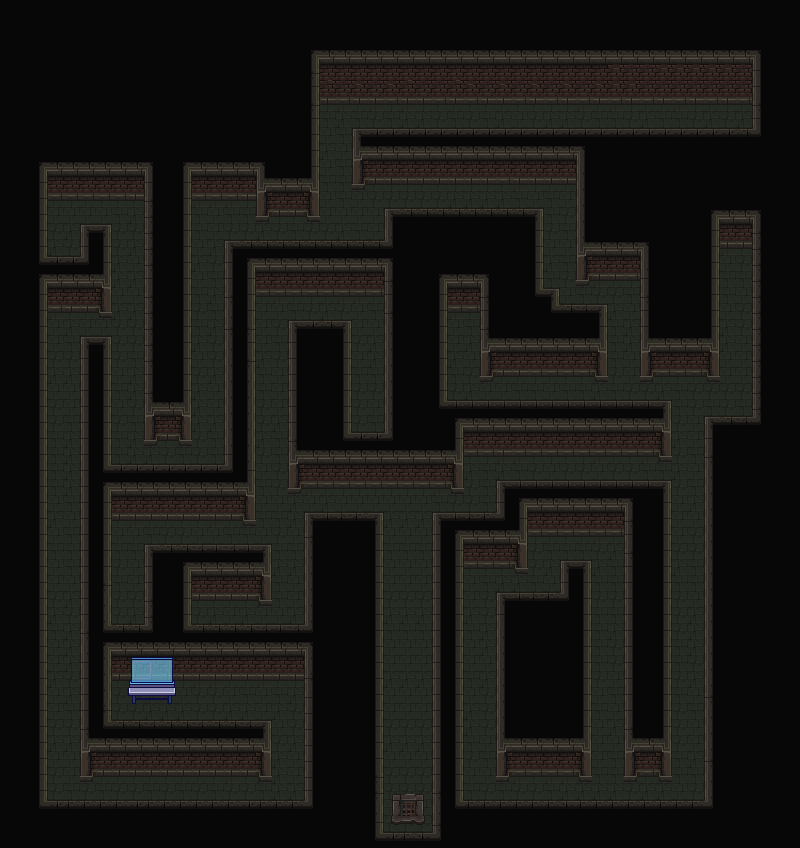

This is a level from a 2D game, rendered from its Tiled map with the project's own tilesets. A one-line summary and the map file follow, with tile-layer data summarised:
An orthogonal 50x53 tile map with 16x16 px tiles, 3 tile layers (Floor, Walls, Roof), 3 tilesets and 44 objects.

<map version="1.10" tiledversion="1.11.2" orientation="orthogonal" renderorder="right-down" width="50" height="53" tilewidth="16" tileheight="16" infinite="0" nextlayerid="8" nextobjectid="59">
 <tileset firstgid="1" source="../tilesets/mainRoom/tileset.tsx" />
 <tileset firstgid="2561" source="../tilesets/mainRoom/decorative.tsx" />
 <tileset firstgid="2817" source="../tilesets/mainRoom/tilesStuff.tsx" />
 <layer id="1" name="Floor" width="50" height="53">
  <data>[2650 cells, 2354 non-empty, 7 distinct tile ids]</data>
 </layer>
 <layer id="2" name="Walls" width="50" height="53">
  <data>[2650 cells, 1728 non-empty, 64 distinct tile ids]</data>
 </layer>
 <objectgroup id="5" name="Collision">
  <object id="1" x="48.5913" y="80.3564" width="716.327" height="12.5821" />
  <object id="8" x="37.7425" y="93.7476" width="4.34891" height="718.303" />
  <object id="12" x="42.5" y="803.188" width="340.932" height="8.8125" />
  <object id="13" x="374.182" y="806.182" width="9.27273" height="36.7273" />
  <object id="14" x="433.545" y="805.455" width="9.27273" height="36.7273" />
  <object id="15" x="378.727" y="832.727" width="59.6364" height="10.3636" />
  <object id="16" x="432.364" y="803" width="329.818" height="7" />
  <object id="17" x="757.977" y="86.773" width="4.38636" height="718.5" />
  <object id="18" x="299.981" y="436.091" width="158.057" height="39.9091" />
  <object id="19" x="231.485" y="264.455" width="18.606" height="243.939" />
  <object id="22" x="310.31" y="516.145" width="67.873" height="295.25" />
  <object id="23" x="103.216" y="467.44" width="146.834" height="40.8333" />
  <object id="24" x="85.9128" y="339.961" width="20.216" height="312.282" />
  <object id="25" x="86.0966" y="626.424" width="19.8807" height="139.697" />
  <object id="26" x="86.1272" y="627.211" width="290.267" height="41.9867" />
  <object id="28" x="714.985" y="174.531" width="39.6364" height="62.3201" />
  <object id="29" x="390.076" y="211.878" width="52" height="259.364" />
  <object id="31" x="37.6515" y="95.288" width="276.591" height="93.7727" />
  <object id="32" x="231.219" y="244.287" width="155.962" height="40.6238" />
  <object id="33" x="358.167" y="132.526" width="395.622" height="40.7424" />
  <object id="34" x="385.273" y="211.803" width="153.318" height="88.909" />
  <object id="35" x="149.985" y="164.455" width="35.9242" height="267.273" />
  <object id="37" x="709.904" y="419.243" width="50.4753" height="388.515" />
  <object id="38" x="629.932" y="488.258" width="36.0507" height="276.345" />
  <object id="39" x="501.914" y="595.133" width="83.7548" height="169.692" />
  <object id="40" x="646.091" y="137.591" width="67.8186" height="227.151" />
  <object id="41" x="86.108" y="228.216" width="19.9224" height="72.5417" />
  <object id="42" x="437.958" y="521.716" width="20.1705" height="281.788" />
  <object id="43" x="150.134" y="547.909" width="116.485" height="46.3038" />
  <object id="44" x="262.091" y="165.424" width="52.0909" height="39.6153" />
  <object id="45" x="438.076" y="515.064" width="83.9031" height="41.8149" />
  <object id="46" x="432.424" y="404.485" width="233.635" height="39.9394" />
  <object id="47" x="486.031" y="307.004" width="116" height="57.7233" />
  <object id="50" x="81.7576" y="723.079" width="184.72" height="41.811" />
  <object id="51" x="581.909" y="136.621" width="69.2425" height="131.758" />
  <object id="52" x="293.846" y="324.159" width="52.1193" height="151.887" />
  <object id="53" x="150.073" y="552.621" width="36.1826" height="77.0076" />
  <object id="54" x="37.2575" y="257.667" width="63.9849" height="43.2292" />
  <object id="55" x="486.17" y="291.956" width="67.7272" height="15.5474" />
  <object id="56" x="501.824" y="484.595" width="164.227" height="39.9877" />
  <object id="57" x="565.93" y="564.033" width="20.0313" height="43.7775" />
  <object id="58" x="128" y="674.5" width="46.75" height="11.75" />
 </objectgroup>
 <objectgroup id="6" name="Door">
  <object id="10" x="400.245" y="800.361" width="15.6576" height="15.8275" />
 </objectgroup>
 <objectgroup id="7" name="Computer">
  <object id="49" x="128" y="682.334" width="47" height="11.6667" />
 </objectgroup>
 <layer id="4" name="Roof" width="50" height="53">
  <data>[2650 cells, 6 non-empty, 6 distinct tile ids]</data>
 </layer>
</map>
